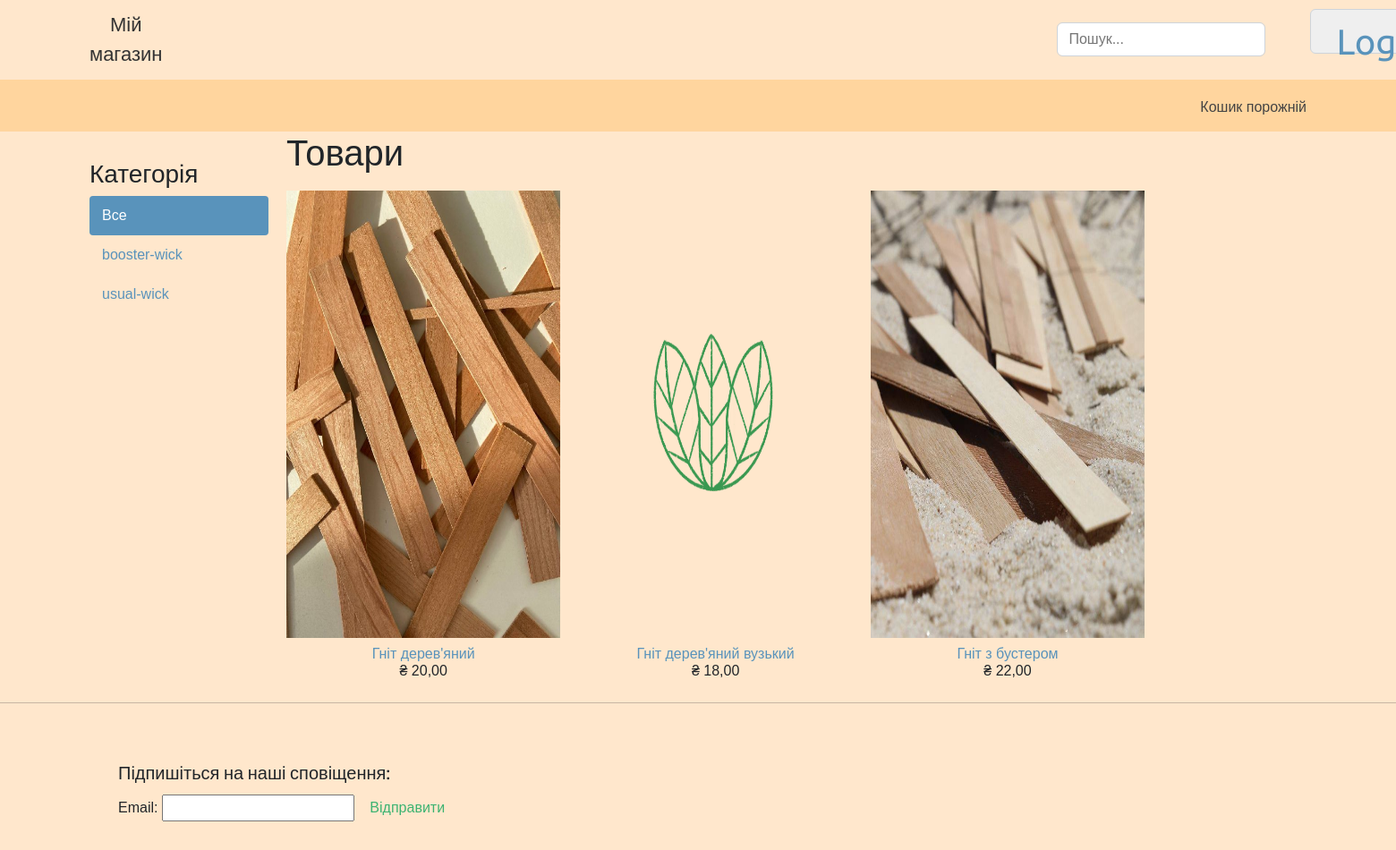
/, run on an earlier commit of the app's database.
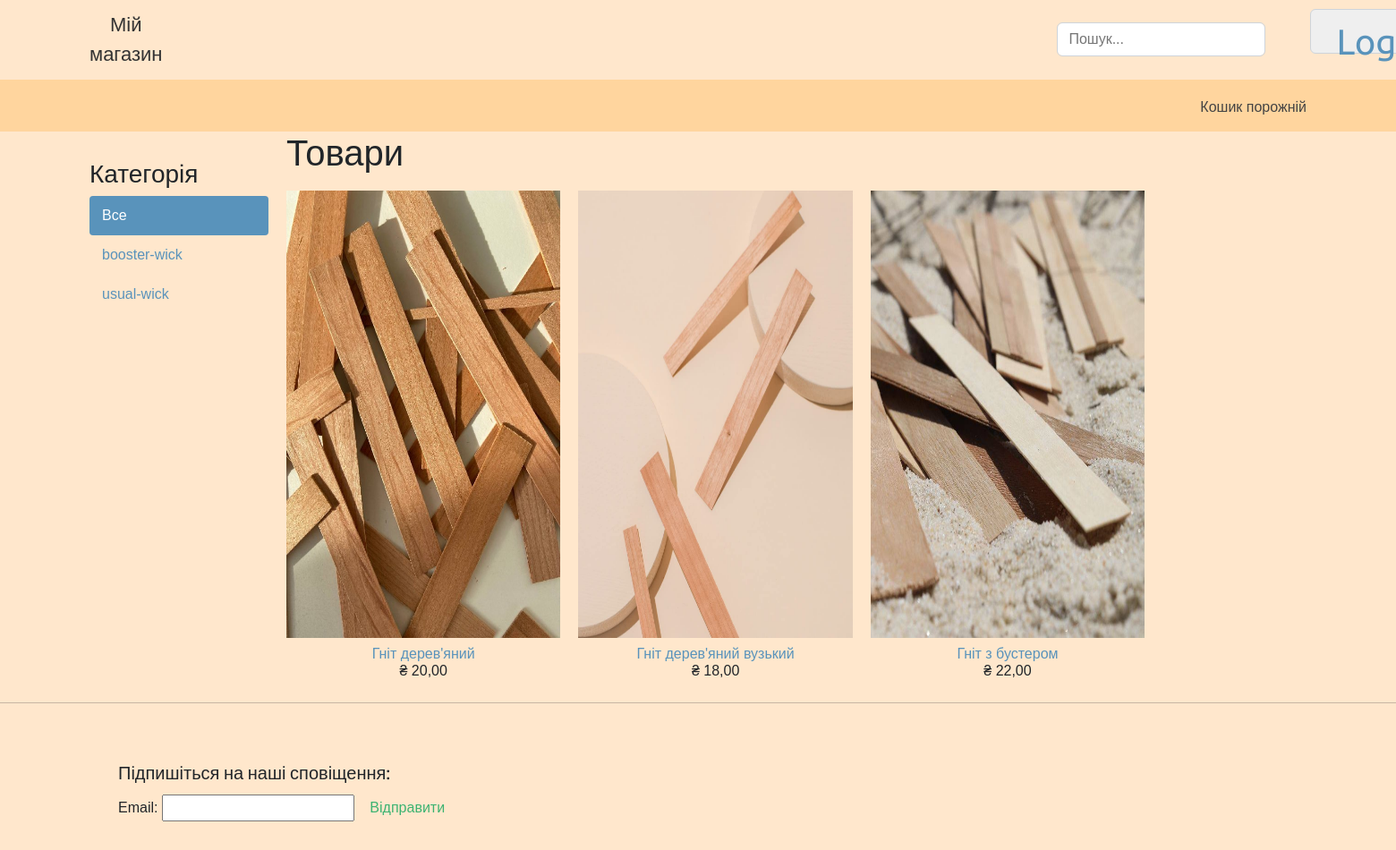
And on a later commit of the database.
### myshop/models.py (models this page shows, shortened)
class Product(models.Model):
    category = models.ForeignKey(Category,
                                 related_name='products',
                                 on_delete=models.CASCADE)
    name = models.CharField('Назва', max_length=150, db_index=True)
    slug = models.CharField(max_length=150, db_index=True, unique=True)
    image = models.ImageField(upload_to='product/%Y/%m/%d', blank=True)
    description = models.TextField('Опис', max_length=1000, blank=True)
    price = models.DecimalField(max_digits=10, decimal_places=2)
    available = models.BooleanField('Наявність', default=True)
    diameter = models.DecimalField('Ширина', max_digits=4, decimal_places=1, default=0)
    booster = models.BooleanField('Бустер', default=False)
    created = models.DateTimeField(auto_now_add=True)
    uploaded = models.DateTimeField(auto_now=True)
    class Meta:
        ordering = ('name',)
        verbose_name = 'Товар'
        verbose_name_plural = 'Товари'
        index_together = (('id', 'slug'), )

### myshop/views.py (the view)
# urls.py: path('', views.product, name='product_list'),
def product(request, category_slug=None):
    category = None
    categories = Category.objects.all()
    search_query = request.GET.get('search', '')
    if search_query:
        products = Product.objects.filter(available=True and Q(name__icontains=search_query) | Q(description__icontains=search_query))
    else:
        products = Product.objects.filter(available=True)
    if category_slug:
        category = get_object_or_404(Category, slug=category_slug)
        products = products.filter(category=category)
    return render(request, 'shop/product/list.html',
                  {
                      'category': category,
                      'categories': categories,
                      'products': products
                  })

### contact/forms.py
class ContactForm(forms.ModelForm):
    class Meta:
        model = Contact
        fields = ('email', )
        widgets = {
            'email': forms.EmailInput(attrs={'class': 'editContent'})
        }

### cart/cart.py (called while the page is built)
    def __len__(self):
        return sum(item['quantity'] for item in self.cart.values())

### cart/context_processors.py (called while the page is built)
def cart(request):
    return {'cart': Cart(request)}

### contact/templatetags/contact_tags.py (called while the page is built)
@register.inclusion_tag('contact/tags/form.html')
def contact_form():
    return {'contact_form': ContactForm()}

### myshop/models.py (called while the page is built)
    def get_absolute_url(self):
        return reverse('myshop:product_list_by_category', args=[self.slug])

### myshop/templates/shop/product/list.html (shortened to what this page needs)
{% extends "shop/base.html" %}
{% load static %}
{% block content %}
<div id="sidebar">
    <h3>Категорія</h3>
    <ul>
        <li {% if not category %} class="selected" {% endif %}>
            <a href="{% url 'shop:product_list' %}">Все</a>
        </li>
        {% for c in categories %}
        <li {% if category.slug == c.slug %} class="selected" {% endif %}>
            <a href="{{ c.get_absolute_url }}">{{ c.name }}</a>
        </li>
        {% endfor %}
    </ul>
</div>
<div id="main" class="product-list">
    <h1>{% if category %}{{ category.name }}{% else %}Товари{% endif %}</h1>
    {% for product in products %}
    <div class="item">
        <a href="/detail/{{ product.id }}">
            <img height="500"
                 src="{% if product.image %}{{ product.image.url }}{%else %}{% static 'img/no_image.png' %}{% endif %}">
        </a>
        <a href="{{ product.id }}">{{ product.name }}</a>
        <br>
        ₴ {{ product.price }}
    </div>
    {% endfor %}
</div>
{% endblock %}

What changed in the data, as far as the page shows it:
changed Product "Гніт дерев'яний вузький": image: picture added in place of a placeholder
